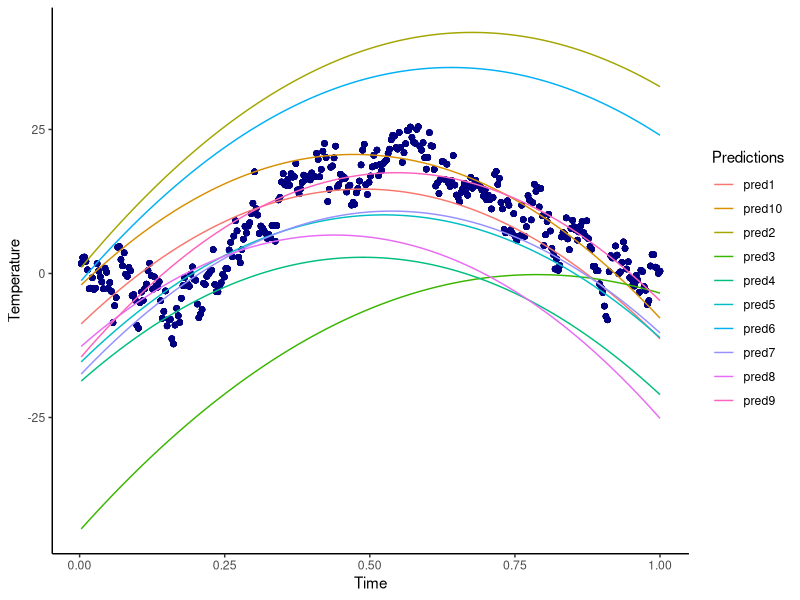
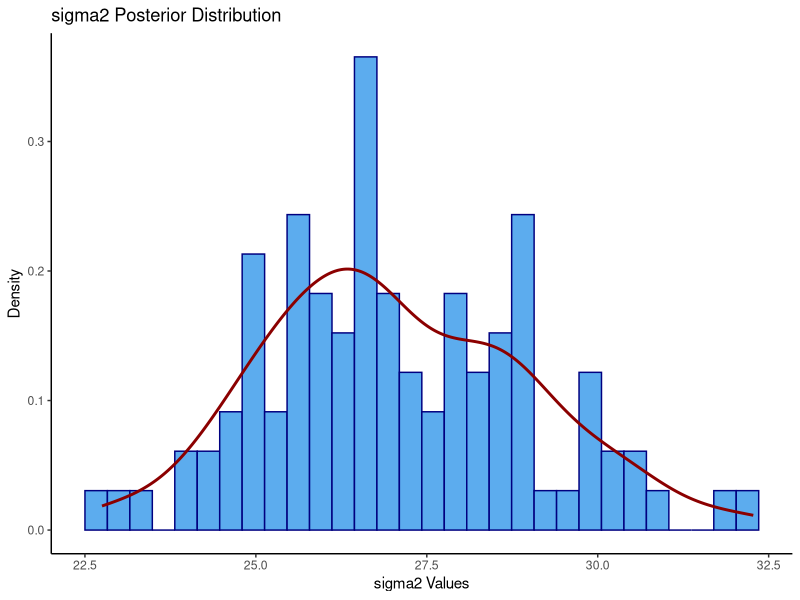
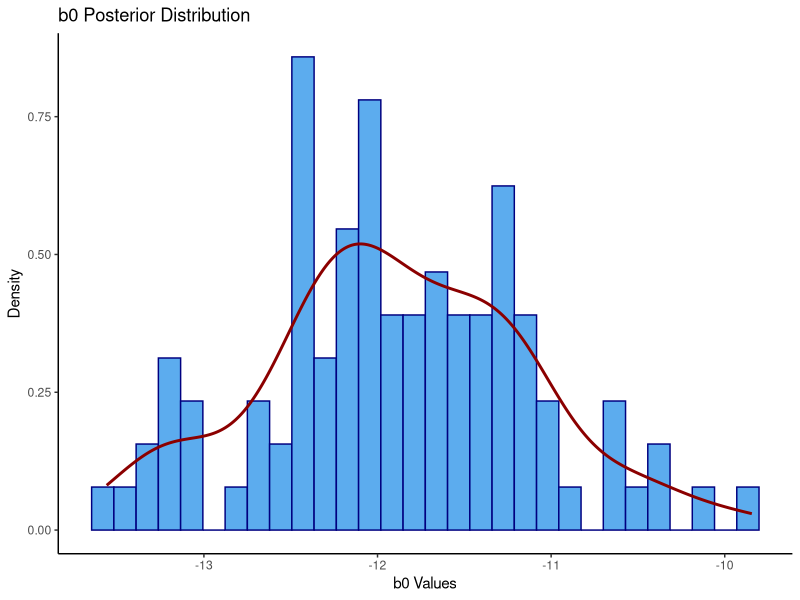
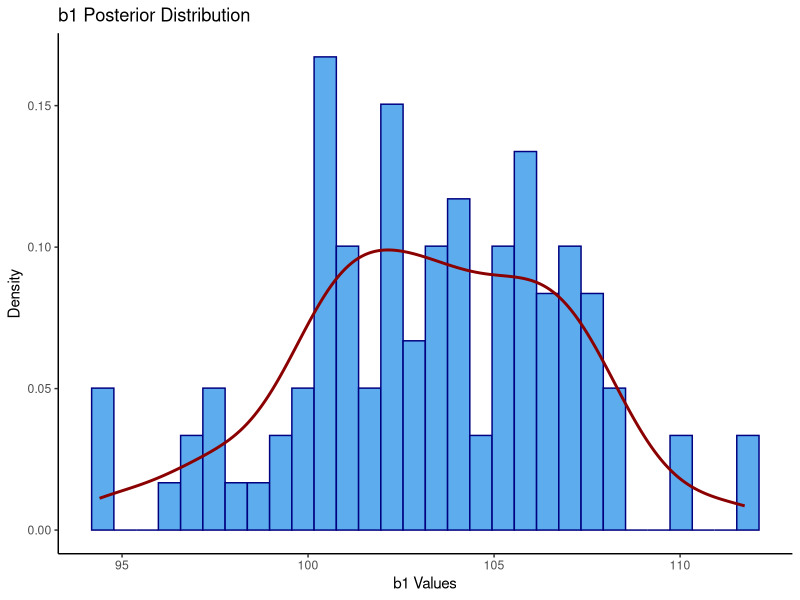
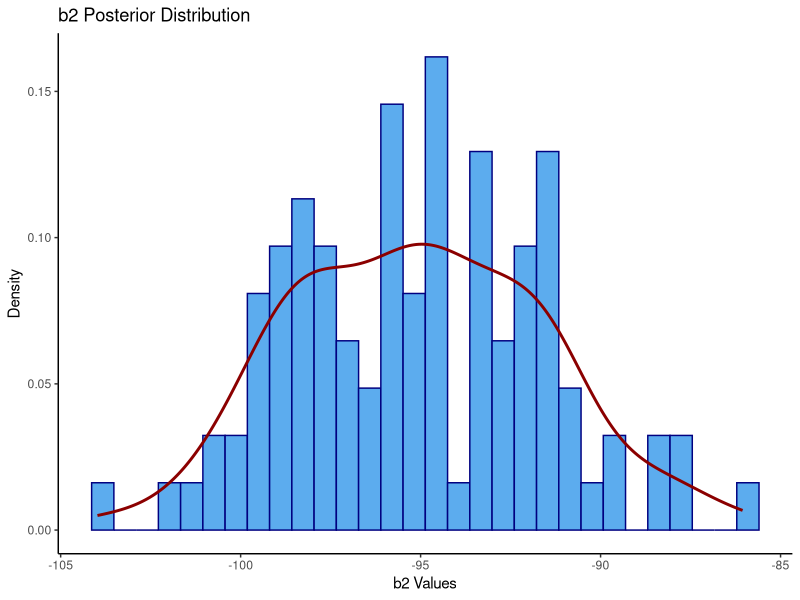
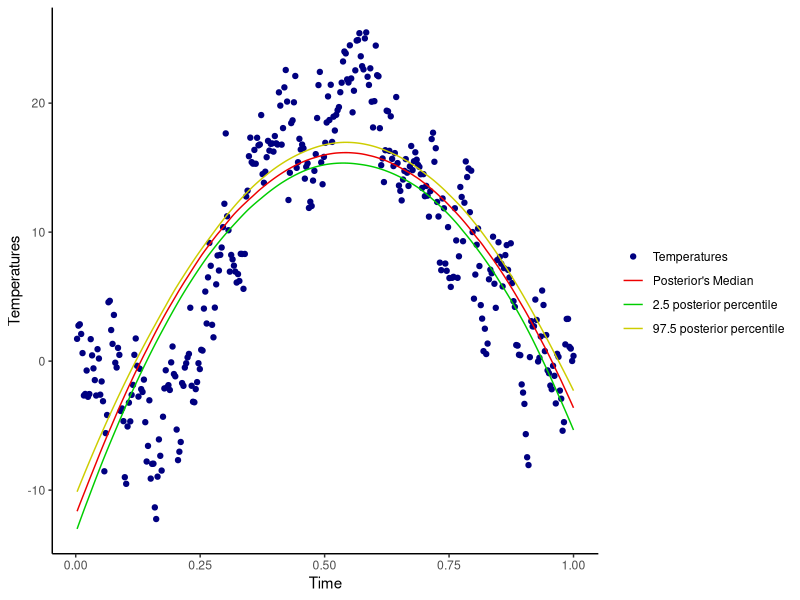
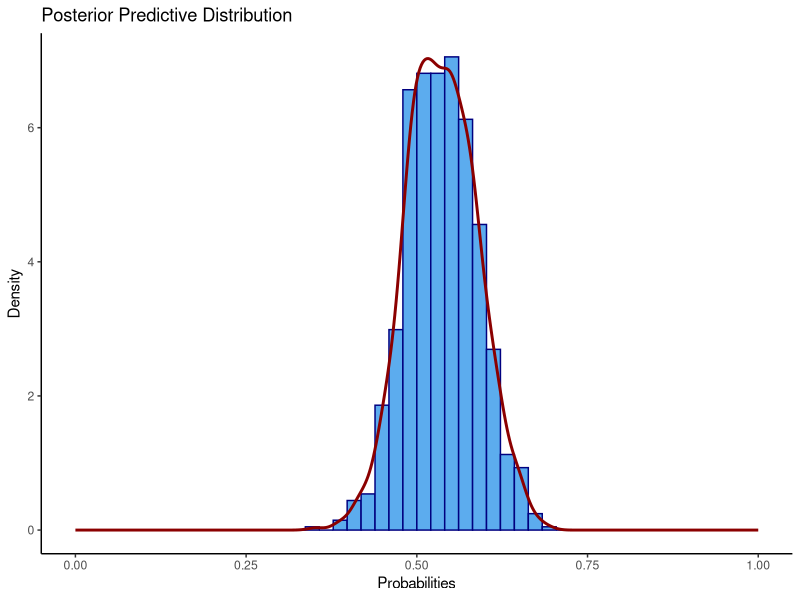
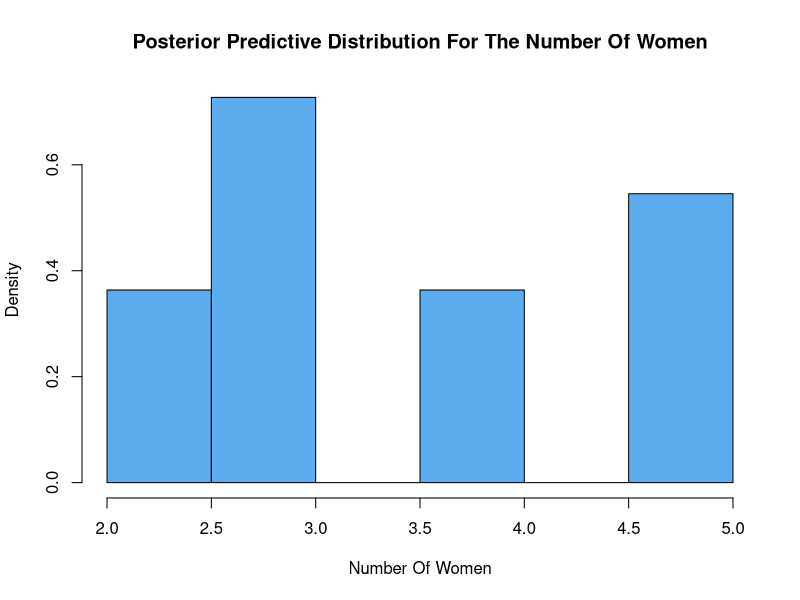

Recreate these plots in R, in order.
## ---- chunk 1
knitr::opts_chunk$set(echo = TRUE)
knitr::opts_chunk$set(tidy.opts = list(width.cutoff = 60), tidy = TRUE)
library(mvtnorm)
library(ggplot2)
library(tidyr)

## ---- chunk 2
#__________________Assignment 1__________________#

#reading data
temperatures <- read.table("TempLambohov.txt",header = TRUE)

## ---- chunk 3
#given parameters
m_0 <- c(-10,100,-100)
omega_0 <- 0.02 * diag(3)
n_0 <- 3
sigma2_0 <- 2

## ---- chunk 4
#Task 1a

set.seed(123456)

#number of draws
N <-10

#matrix to save b0, b1, b2 
b <- matrix(NA,nrow = N, ncol = length(m_0))

#matrix to save the predicted temperatures
pred_temp <- matrix(NA, nrow = N, ncol = nrow(temperatures))

for(i in 1:N){
    
    #Inv-x simulator from lab 1
    sigma2 <- n_0 * sigma2_0 / rchisq(1,n_0)
    
    #generate b0,b1,b2
    b[i,]<-rmvnorm(1,mean = m_0, sigma = sigma2*solve(omega_0))
    
    #quadratic regression model
    pred_temp[i,]<-b[i,1] + b[i,2]*temperatures$time + b[i,3]*(temperatures$time^2) + rnorm(1,0,sigma2)
}

## ---- chunk 5
#preparing data for plot
rownames(pred_temp) <- c("pred1","pred2","pred3","pred4","pred5","pred6","pred7","pred8","pred9","pred10")
pred_temp <- t(pred_temp)

plot_data <- cbind(temperatures,pred_temp)

plot_data <- pivot_longer(plot_data, c(3:12))

## ---- chunk 6
ggplot(plot_data)+
  geom_point(aes(x = time, y = temp), color = "navy") + 
  geom_line(aes(x = time, y = value, color = name)) +
  theme(legend.position="right") +
  guides(color=guide_legend("Predictions")) +
  xlab("Time") +
  ylab("Temperature") +
  theme_classic()

## ---- chunk 7
#Task 1b i

set.seed(123456)

#matrix with the times (1st collum with 1 because of the intercept)
X <- cbind(rep(1,nrow(temperatures)), temperatures$time, temperatures$time^2)
#vector with target values
y <- temperatures$temp
#calculate b hat
b_hat<-solve(t(X)%*%X)%*%t(X)%*%y

#number of samples
N <- 100

#matrix to store the beta values
b <- matrix(0,N,length(m_0)) 
#vector to store sigma2 values
sigma2 <- c()

for (i in 1:N){
  
  #calculate mu_n
  m_n <- solve( t(X) %*% X + omega_0 )%*%(t(X) %*% X %*% b_hat + omega_0 %*% m_0 )
  
  #calculate omega_n
  omega_n <- t(X) %*% X + omega_0
  
  #calculate n_n
  n_n <- n_0 + nrow(temperatures)
  
  #calculate sigma_n
  sigma2_n <- (n_0 * sigma2_0 + (t(y) %*% y + t(m_0) %*% omega_0 %*% m_0 - t(m_n) %*% omega_n %*% m_n))/n_n

  #Inv-x simulator from lab 1
  sigma2[i] <- n_n * sigma2_n / rchisq(1,n_n)
  
  #generate b0,b1,b2
  b[i,] <- rmvnorm(1,mean=m_n,sigma=sigma2[i]*solve(omega_n))
  
}

## ---- chunk 8
#df of sigma2 for plot
plot_df_sigma2 <- data.frame("sigma2" = sigma2)

#histogram of sigma2
ggplot(plot_df_sigma2, aes(x=sigma2)) +
  geom_histogram(bins = 30, color = "navy", fill = "steelblue2", aes(y=..density..)) +
  geom_density(colour = "red4", size = 1) +
  ggtitle("sigma2 Posterior Distribution") +
  xlab("sigma2 Values") +
  ylab("Density") +
  theme_classic()

## ---- chunk 9
#df of betas for plot
plot_df_b <- data.frame("b0" = b[,1], "b1" = b[,2], "b2" = b[,3])

## ---- chunk 10
#histogram of b0
ggplot(plot_df_b, aes(x=b0)) +
  geom_histogram(bins = 30, color = "navy", fill = "steelblue2", aes(y=..density..)) +
  geom_density(colour = "red4", size = 1) +
  ggtitle("b0 Posterior Distribution") +
  xlab("b0 Values") +
  ylab("Density") +
  theme_classic()

## ---- chunk 11
#histogram of b1
ggplot(plot_df_b, aes(x=b1)) +
  geom_histogram(bins = 30, color = "navy", fill = "steelblue2", aes(y=..density..)) +
  geom_density(colour = "red4", size = 1) +
  ggtitle("b1 Posterior Distribution") +
  xlab("b1 Values") +
  ylab("Density") +
  theme_classic()

## ---- chunk 12
#histogram of b2
ggplot(plot_df_b, aes(x=b2)) +
  geom_histogram(bins = 30, color = "navy", fill = "steelblue2", aes(y=..density..)) +
  geom_density(colour = "red4", size = 1) +
  ggtitle("b2 Posterior Distribution") +
  xlab("b2 Values") +
  ylab("Density") +
  theme_classic()

## ---- chunk 13
#Task 1b ii

#matrix to store the predicted values
pred_temp2 <- matrix(NA,nrow(b),nrow(temperatures))

#calculate the predicted values
for (i in 1:nrow(b)){
  pred_temp2[i,]<-b[i,1] + b[i,2]*temperatures$time + b[i,3]*(temperatures$time^2)
}

#calculate posterior's median for every value of time
post_median <- c()
for (i in 1:ncol(pred_temp2)){
  post_median[i] <- median(pred_temp2[,i])
}

#calculate the 2.5 and 97.5 posterior percentiles of f (time) 
intervals <- matrix(NA, nrow = 2, ncol = ncol(pred_temp2))
for(i in 1:ncol(pred_temp2)){
  intervals[,i] <- quantile(pred_temp2[,i], probs = c(0.025,0.975))
}

## ---- chunk 14
#df for plot
plot_df_1b2 <- data.frame("temperatures" = temperatures$temp,
                          "time" = temperatures$time,
                          "interval1" = intervals[1,],
                          "interval2" = intervals[2,],
                          "medians" = post_median)

#scatterplot of the temperatures & curve of the posterior median & curves for the 95% equal tail posterior probability intervals
ggplot(data = plot_df_1b2) +
  geom_point(aes(x = time, y = temperatures, color="navy")) +
  geom_line(aes(x =time, y = medians, color = "red2")) +
  geom_line(aes(x = time, y = interval1, color = "green3")) +
  geom_line(aes(x = time, y = interval2, color = "yellow3")) +
  theme(legend.position="right") +
  scale_color_identity(guide = "legend",
                       name = "",
                       breaks=c("navy", "red2", "green3", "yellow3"),
                       labels = c("Temperatures",
                                "Posterior's Median", 
                                "2.5 posterior percentile",
                                "97.5 posterior percentile")) +
  xlab("Time") +
  ylab("Temperatures") +
  theme_classic()

## ---- chunk 15
#Task 1c

#getting the time with the highest expected temperature by using the above expression
max_temp <- max(-b[,2]/(2*b[,3]))
max_temp

## ---- chunk 16
#__________________Assignment 2__________________#

#reading data
women <- read.table("WomenAtWork.dat",header=TRUE)

## ---- chunk 17
#Task 2a

#given parameteres
tau <- 5

## ---- chunk 18
#the below code snippets from a demo of logistic regression in Lecture 6

#target value
y <- women$Work

#prior inputs
# Select which covariates/features to include
X <- as.matrix(women[2:8])
Xnames <- colnames(X)

Npar <- dim(X)[2]

# Setting up the prior
mu <- as.matrix(rep(0,Npar)) # Prior mean vector
Sigma <- tau^2 * diag(Npar) # Prior covariance matrix

# Functions that returns the log posterior for the logistic and probit regression.
# First input argument of this function must be the parameters we optimize on,
# i.e. the regression coefficients beta.

LogPostLogistic <- function(betas,y,X,mu,Sigma){
  linPred <- X%*%betas
  logLik <- sum( linPred*y - log(1 + exp(linPred)) )
  if (abs(logLik) == Inf) logLik = -20000 # Likelihood is not finite, stear the optimizer away from here!
  logPrior <- dmvnorm(betas, mu, Sigma, log=TRUE)

  return(logLik + logPrior)
}

# Select the initial values for beta
initVal <- matrix(0,Npar,1)

# The argument control is a list of options to the optimizer optim, where fnscale=-1 means that we minimize
# the negative log posterior. Hence, we maximize the log posterior.
OptimRes <- optim(initVal,LogPostLogistic,gr=NULL,y,X,mu,Sigma,method=c("BFGS"),control=list(fnscale=-1),hessian=TRUE)

## ---- chunk 19
names(OptimRes$par) <- Xnames # Naming the coefficient by covariates
approxPostStd <- sqrt(diag(-solve(OptimRes$hessian))) # Computing approximate standard deviations.
names(approxPostStd) <- Xnames # Naming the coefficient by covariates
#print('The posterior mode is:')
#print(OptimRes$par)
#print('The approximate posterior standard deviation is:')
approxPostStd <- sqrt(diag(-solve(OptimRes$hessian)))
#print(approxPostStd)

## ---- chunk 20
invHessian <- data.frame("invhes" = -solve(OptimRes$hessian))
colnames(invHessian) <- c("Constant","HusbandInc","EducYears","ExpYears","Age","NSmallChild","NBigChild")
knitr::kable(invHessian)

## ---- chunk 21
df_post_mode <- data.frame("post_mode" = OptimRes$par)
colnames(df_post_mode) <- c("Value")
rownames(df_post_mode) <- c("Constant","HusbandInc","EducYears","ExpYears","Age","NSmallChild","NBigChild")
knitr::kable(df_post_mode)

## ---- chunk 22
df_approxPostStd <- data.frame("approxPostStd" =sqrt(diag(-solve(OptimRes$hessian))))
colnames(df_approxPostStd) <- c("Value")
rownames(df_approxPostStd) <-c("Constant","HusbandInc","EducYears","ExpYears","Age","NSmallChild","NBigChild")
knitr::kable(df_approxPostStd)

## ---- chunk 23
#draw b
b_draws <- rmvnorm(n = 1000, mean = OptimRes$par, sigma = -solve(OptimRes$hessian))

#calculate quantiles
interval <- quantile(b_draws[,6], c(0.025, 0.975)) 
df_interval <- data.frame("lower_bound" = interval[1], "upper_bound" = interval[2])
colnames(df_interval) <- c("lower bound", "upper bound")
rownames(df_interval) <- c("95% Equal Tail Credible Interval")
knitr::kable(df_interval)

## ---- chunk 24
set.seed(1234567)
women2 <- c(1,20,12,8,43,0,2)

#function that classifies if the women work or not
prediction <- function(N,data,posterior_mode,posterior_covariates){

  #generate betas
  b <- rmvnorm(N, mean= posterior_mode, sigma = posterior_covariates)

  #calculating the the logistic regression model
  res <- exp(data %*% t(b))/(1 + exp(data %*% t(b)))

  return(res)
}

#predictions
pred <- prediction(1000, women2, OptimRes$par, -solve(OptimRes$hessian))

#df for plot
pred_women <- data.frame("pred" = t(pred))

ggplot(pred_women, aes(x=pred)) +
  geom_histogram(bins = 50, color = "navy", fill = "steelblue2", aes(y=..density..)) +
  geom_density(colour = "red4", size = 1) +
  scale_x_continuous(limits = c(0,1)) +
  ggtitle("Posterior Predictive Distribution") +
  xlab("Probabilities") +
  ylab("Density") +
  theme_classic()

## ---- chunk 25
set.seed(1234567)

prediction2 <- function(N,data,posterior_mode,posterior_covariates, nwomen){
  
  #generate betas
  b <- rmvnorm(N, mean= posterior_mode, sigma = posterior_covariates)
  
  #calculating the the logistic regression model 
  pred <- exp(data %*% t(b))/(1 + exp(data %*% t(b)))
  
  #vector to store results 
  res <- c()
  
  for (i in 1:nwomen){
    #binomial distribution 
    res[i] <- sum(rbinom(n = 7,size = 1,prob = pred))
  }
  
  return(res)
}

#predictions
pred2 <- prediction2(1000, women2, OptimRes$par, -solve(OptimRes$hessian), 11)

# pred_women2 <- data.frame("pred" = pred2)
# 
# ggplot(pred_women2 , aes(x=pred)) +
#   geom_histogram(color = "navy", fill = "steelblue2") +
#   ggtitle("Posterior Predictive Distribution For The Number Of Women") +
#   xlab("Number Of Women") +
#   ylab("Density") +
#   theme_classic()

hist(pred2, col = "steelblue2", main = "Posterior Predictive Distribution For The Number Of Women", xlab = "Number Of Women", ylab = "Density",probability = TRUE)

